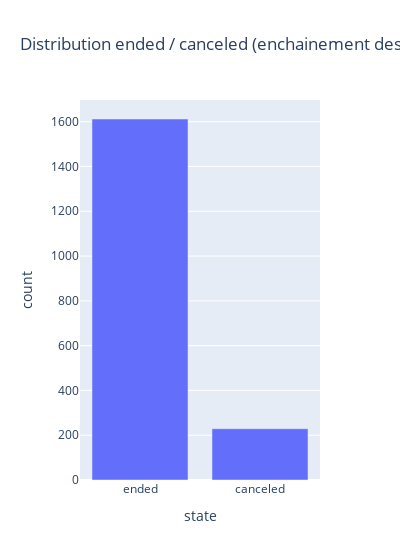
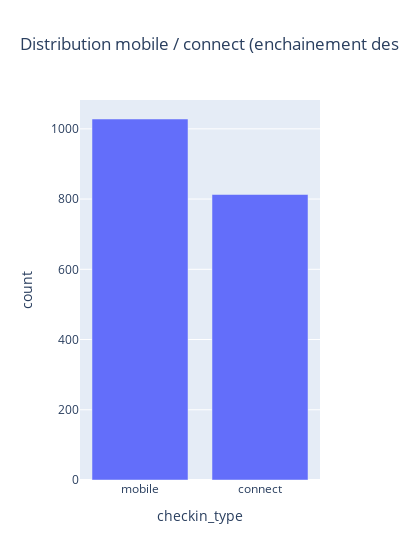

Here is the notebook cell these charts were saved with, in order:
### Code cell
print("Distribution des ended et canceled quand enchainement :")
print("")
print(f"% de 'ended' : {round((data[data['previous_ended_rental_id'].notna()]["state"].value_counts().iloc[0] / data.shape[0])*100,2)} %")
print(f"% de 'canceled' : {round((data[data['previous_ended_rental_id'].notna()]["state"].value_counts().iloc[1] / data.shape[0])*100,2)} %")
plot = px.bar(data[data['previous_ended_rental_id'].notna()].value_counts(subset='state').reset_index(),x='state',y='count',title="Distribution ended / canceled (enchainement des reservations)",width=400)
plot.show()
print("")
print("Distribution des ended et canceled quand enchainement :")
print("")
print(f"% de 'mobile' : {round((data[data['previous_ended_rental_id'].notna()]["checkin_type"].value_counts().iloc[0] / data.shape[0])*100,2)} %")
print(f"% de 'canconnectceled' : {round((data[data['previous_ended_rental_id'].notna()]["checkin_type"].value_counts().iloc[1] / data.shape[0])*100,2)} %")
plot1 = px.bar(data[data['previous_ended_rental_id'].notna()].value_counts(subset='checkin_type').reset_index(),x='checkin_type',y='count',title="Distribution mobile / connect (enchainement des reservations)",width=400)
plot1.show()

### Figure 1 — Plotly figure (JSON) as saved in the notebook; plotly's stock layout.template omitted (floating-point values rounded to 4 significant figures)
{"data": [{"hovertemplate": "state=%{x}<br>count=%{y}<extra></extra>", "legendgroup": "", "marker": {"color": "#636efa", "pattern": {"shape": ""}}, "name": "", "orientation": "v", "showlegend": false, "textposition": "auto", "type": "bar", "x": ["ended", "canceled"], "xaxis": "x", "y": [1612, 229], "yaxis": "y"}], "layout": {"barmode": "relative", "legend": {"tracegroupgap": 0}, "title": {"text": "Distribution ended / canceled (enchainement des reservations)"}, "width": 400, "xaxis": {"anchor": "y", "domain": [0, 1], "title": {"text": "state"}}, "yaxis": {"anchor": "x", "domain": [0, 1], "title": {"text": "count"}}}}

### Figure 2 — Plotly figure (JSON) as saved in the notebook; plotly's stock layout.template omitted (floating-point values rounded to 4 significant figures)
{"data": [{"hovertemplate": "checkin_type=%{x}<br>count=%{y}<extra></extra>", "legendgroup": "", "marker": {"color": "#636efa", "pattern": {"shape": ""}}, "name": "", "orientation": "v", "showlegend": false, "textposition": "auto", "type": "bar", "x": ["mobile", "connect"], "xaxis": "x", "y": [1028, 813], "yaxis": "y"}], "layout": {"barmode": "relative", "legend": {"tracegroupgap": 0}, "title": {"text": "Distribution mobile / connect (enchainement des reservations)"}, "width": 400, "xaxis": {"anchor": "y", "domain": [0, 1], "title": {"text": "checkin_type"}}, "yaxis": {"anchor": "x", "domain": [0, 1], "title": {"text": "count"}}}}
